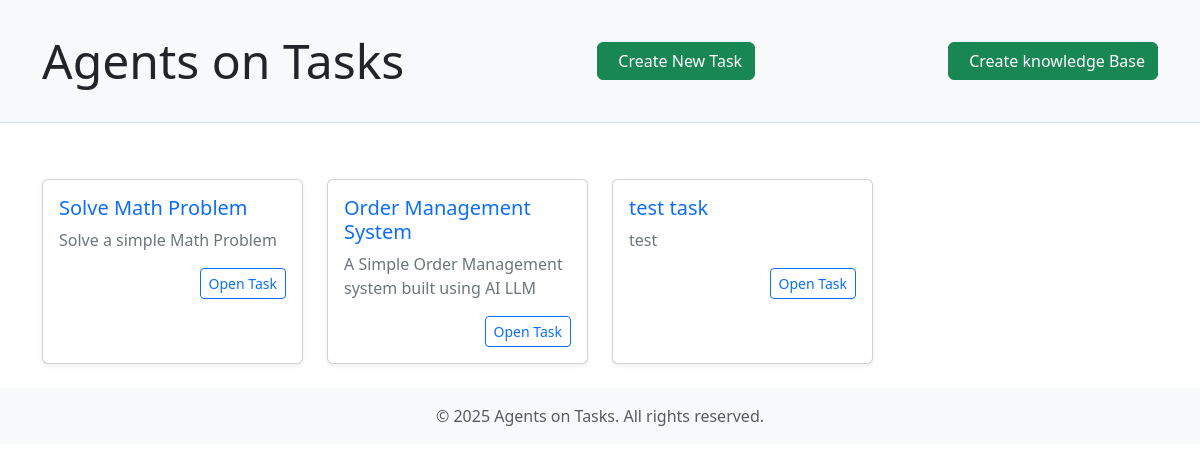
The page / on the database its author committed.
### agentoapp/models.py (models this page shows, shortened)
class Task(models.Model):
    name = models.CharField(max_length=100)
    description = models.CharField(max_length=100)

### agentoapp/views.py (the view)
# urls.py: path('', name='index',view=index),
def index(request):
    tasks = Task.objects.all().values()
    return render(request,'agentoapp/index.html',context={'tasks':tasks})

### agentoapp/templates/agentoapp/index.html (shortened to what this page needs)
<!DOCTYPE html>
<html lang="en">
<head>
    <link href="https://cdn.jsdelivr.net/npm/bootstrap@5.3.3/dist/css/bootstrap.min.css" rel="stylesheet"
>
</head>
<body>
    <header class="header">
        <div class="container">
            <div class="d-flex justify-content-between align-items-center">
                <h1 class="display-5 mb-0">Agents on Tasks</h1>
                <a class="btn btn-success" href="{% url 'agentoapp:task' action='create' id=0%}">
                    Create New Task
                </a>
                <a class="btn btn-success" href="{% url 'agentoapp:knowledgerep' action='create' id=0 %}">
                    Create knowledge Base
                </a>
            </div>
        </div>
    </header>
    <main class="container py-4">
        <div class="row g-4">
            {% for task in tasks %}
            <div class="col-12 col-md-6 col-lg-3">
                <div class="card task-card shadow-sm">
                    <div class="card-body">
                        <h5 class="card-title text-primary">{{task.name}}</h5>
                        <p class="card-text text-secondary mb-3">{{task.description}}</p>
                        <div class="d-flex justify-content-end">
                            <a href="{% url 'agentoapp:task' action='edit' id=task.id %}"
                               class="btn btn-outline-primary btn-sm">
                                Open Task
                            </a>
                        </div>
                    </div>
                </div>
            </div>
            {% endfor %}
        </div>
    </main>
    <footer class="footer mt-auto py-3 bg-light">
        <div class="container text-center">
            <span class="text-muted">© 2025 Agents on Tasks. All rights reserved.</span>
        </div>
    </footer>
</body>
</html>

### agentoapp/templates/agentoapp/index.html (style rules this page uses)
.header { padding: 2rem 0; margin-bottom: 2rem; background-color: var(--bs-light); border-bottom: 1px solid var(--bs-border-color); }
.task-card { height: 100%; transition: transform 0.2s; }

### rows shown on the page
Task: name "Solve Math Problem", description "Solve a simple Math Problem"
Task: name "Order Management System", description "A Simple Order Management system built using AI LLM"
Task: name "test task", description "test"
